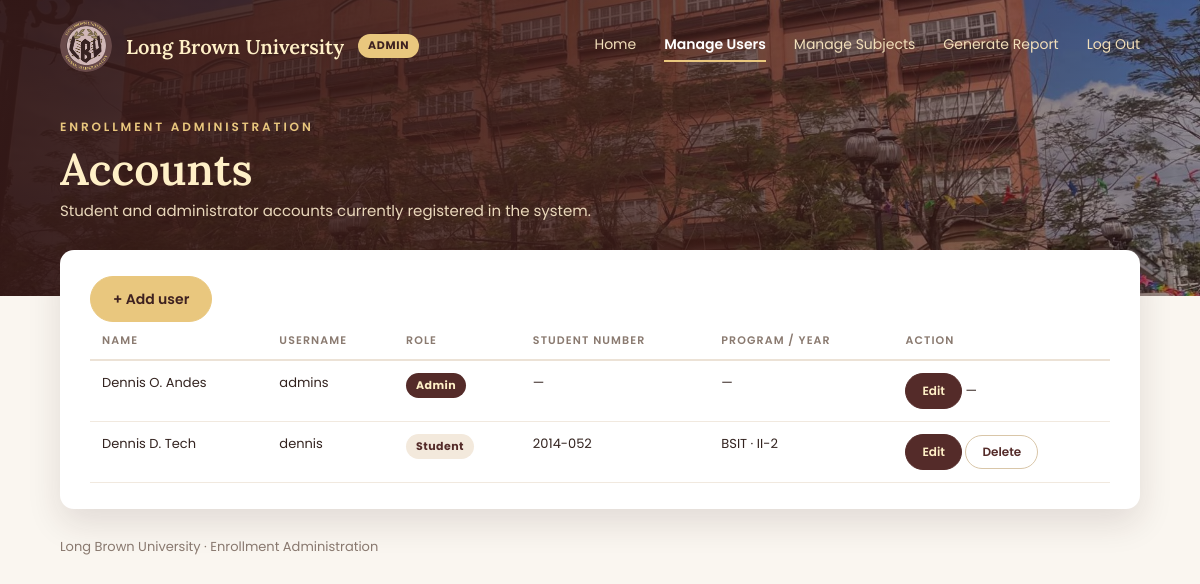
/Admin/userreg.php (signed in), run on the app's committed database.
### tables this page shows
CREATE TABLE IF NOT EXISTS `usertbl` (
  `ID` int(11) NOT NULL AUTO_INCREMENT,
  `username` varchar(11) NOT NULL,
  `password` varchar(11) NOT NULL,
  `fullname` varchar(20) NOT NULL,
  `user_type` varchar(11) NOT NULL,
  PRIMARY KEY (`ID`)
);

CREATE TABLE IF NOT EXISTS `studenttbl` (
  `ID` int(11) NOT NULL AUTO_INCREMENT,
  `accountID` varchar(11) NOT NULL,
  `studnum` varchar(11) NOT NULL,
  `fname` varchar(100) NOT NULL,
  `minitial` varchar(100) NOT NULL,
  `lname` varchar(100) NOT NULL,
  `address` varchar(500) NOT NULL,
  `contact` varchar(14) NOT NULL,
  `emailaddress` varchar(14) NOT NULL,
  `birthdate` varchar(100) NOT NULL,
  `course` varchar(100) NOT NULL,
  `yearlvl` varchar(100) NOT NULL,
  `gender` varchar(11) NOT NULL,
  `fathername` varchar(100) NOT NULL,
  `mothername` varchar(100) NOT NULL,
  `guardianname` varchar(100) NOT NULL,
  `birthplace` varchar(100) NOT NULL,
  `civilstatus` varchar(100) NOT NULL,
  `elemschool` varchar(100) NOT NULL,
  `dategradelem` varchar(100) NOT NULL,
  `hsschool` varchar(100) NOT NULL,
  `datehsgrad` varchar(100) NOT NULL,
  `lastgrad` varchar(100) NOT NULL,
  `datelastgrad` varchar(100) NOT NULL,
  `addresslastgrad` varchar(100) NOT NULL,
  PRIMARY KEY (`ID`)
);

### Admin/userreg.php (the view, shortened to what this page needs)
<?php
include('includes/conn.php');
function userreg_escape($value) { return htmlspecialchars((string)$value, ENT_QUOTES, 'UTF-8'); }
$editError = '';
$users = mysqli_query($conn, 'SELECT u.ID, s.ID AS studID, u.username, u.fullname, u.user_type, s.studnum, s.course, s.yearlvl FROM usertbl u LEFT JOIN studenttbl s ON s.accountID = u.ID ORDER BY u.ID');
?>
<!doctype html>
<html lang="en">
<head>
	<link href="style.css?v=20261127" rel="stylesheet" type="text/css" />
</head>
<body class="lbu">
	<header class="lbu-hero">
		<div class="lbu-bar">
			<a class="lbu-logo" href="adminindex.php" aria-label="Long Brown University home"><img src="../logo.png" alt="Long Brown University crest"><span>Long Brown University</span><span class="lbu-tag">Admin</span></a>
			<nav class="lbu-nav" aria-label="Administration navigation"><?php include('includes/menu1.php'); ?></nav>
		</div>
		<div class="lbu-pagehead">
			<p class="lbu-eyebrow">Enrollment administration</p>
			<h1>Accounts</h1>
			<p>Student and administrator accounts currently registered in the system.</p>
		</div>
	</header>
	<main class="lbu-panel">
<details class="lbu-add-panel"<?php echo ($_SERVER['REQUEST_METHOD'] === 'POST' && isset($_POST['add_user']) && $editError !== '') ? ' open' : ''; ?>><summary class="lbu-btn lbu-btn--gold">+ Add user</summary>
</details>
<div class="lbu-table-wrap"><table class="lbu-table"><thead><tr><th>Name</th><th>Username</th><th>Role</th><th>Student number</th><th>Program / year</th><th>Action</th></tr></thead><tbody>
<?php if ($users) { while ($user = mysqli_fetch_assoc($users)) { ?><tr><td><?php echo userreg_escape($user['fullname']); ?></td><td><?php echo userreg_escape($user['username']); ?></td><td><span class="lbu-badge<?php echo $user['user_type'] === 'admin' ? ' lbu-badge--dark' : ''; ?>"><?php echo userreg_escape(ucfirst($user['user_type'])); ?></span></td><td><?php echo userreg_escape($user['studnum'] ?: '—'); ?></td><td><?php echo userreg_escape($user['course'] ? strtoupper($user['course']).' · '.$user['yearlvl'] : '—'); ?></td><td style="white-space:nowrap"><a class="lbu-btn lbu-btn--sm" href="userreg.php?edit=<?php echo (int)$user['ID']; ?>">Edit</a> <?php if ($user['studID']) { ?><form class="lbu-inline" method="post" action="deletecurruser.php" onsubmit="return confirm('Delete this student account and their enrollment requests?');"><input type="hidden" name="accid" value="<?php echo (int)$user['studID']; ?>" /><button class="lbu-btn lbu-btn--sm lbu-btn--ghost" type="submit">Delete</button></form><?php } else { echo '—'; } ?></td></tr><?php } } ?></tbody></table></div></main>
	<footer class="lbu-footer"><p>Long Brown University · Enrollment Administration</p></footer>
</body>
</html>

### Admin/style.css (style rules this page uses)
:root { --lbu-maroon:#542b29;--lbu-maroon-dk:#3e2120;--lbu-cream:#fff0c7;--lbu-cream-2:#ead8bb; --lbu-gold:#e9c77e;--lbu-gold-dk:#a07a3c;--lbu-page:#faf6f0;--lbu-line:#ece2d6; --lbu-ink:#33231f;--lbu-muted:#8a7a70;--lbu-hero-img:url(../images/campus/hero-main-building.jpg); }
body.lbu { margin:0;background:var(--lbu-page);color:var(--lbu-ink);font:14px/1.55 Poppins,Arial,sans-serif; }
.lbu h1,.lbu h2,.lbu h3 { font-family:Lora,Georgia,serif;font-weight:600; }
.lbu-hero { position:relative;isolation:isolate;background:var(--lbu-hero-img) center 40%/cover no-repeat;color:var(--lbu-cream); }
.lbu-hero::before { content:"";position:absolute;inset:0;z-index:-1; background:linear-gradient(90deg,rgba(52,24,22,.95) 0%,rgba(62,30,27,.82) 50%,rgba(62,30,27,.45) 100%); }
.lbu-bar { display:flex;align-items:center;justify-content:space-between;gap:20px;padding:20px 60px; }
.lbu-logo { display:flex;align-items:center;gap:14px;color:var(--lbu-cream);text-decoration:none;font-family:Lora,serif;font-size:20px;font-weight:600; }
.lbu-logo img { width:52px;height:52px;border-radius:50%;object-fit:cover; }
.lbu-tag { font-family:Poppins,sans-serif;font-size:11px;font-weight:700;letter-spacing:.06em;text-transform:uppercase; background:var(--lbu-gold);color:var(--lbu-maroon-dk);border-radius:20px;padding:3px 10px; }
.lbu-pagehead { padding:26px 60px 74px;max-width:900px; }
.lbu-eyebrow { margin:0;color:var(--lbu-gold);font-size:12px;font-weight:600;letter-spacing:.24em;text-transform:uppercase; }
.lbu-pagehead h1 { margin:8px 0 6px;font-size:44px;line-height:1.1;color:var(--lbu-cream); }
.lbu-pagehead p:not(.lbu-eyebrow) { margin:0;color:var(--lbu-cream-2);font-size:15px; }
.lbu-panel { position:relative;box-sizing:border-box;margin:-46px 60px 0;padding:26px 30px; background:#fff;border-radius:14px;box-shadow:0 14px 34px rgba(48,25,22,.12); }
.lbu-footer { margin:28px 60px 32px;color:var(--lbu-muted);font-size:13px; }
.lbu-btn { display:inline-flex;align-items:center;justify-content:center;min-height:44px;padding:0 22px;border:1px solid var(--lbu-maroon); border-radius:40px;background:var(--lbu-maroon);color:var(--lbu-cream)!important;font:600 14px Poppins,sans-serif;text-decoration:none!important;cursor:pointer; }
.lbu-btn--gold { background:var(--lbu-gold);border-color:var(--lbu-gold);color:var(--lbu-maroon-dk)!important; }
.lbu-btn--ghost { background:#fff;border-color:#d9c6a8;color:var(--lbu-maroon)!important; }
.lbu-table-wrap { width:100%;overflow-x:auto; }
.lbu-table { width:100%;min-width:640px;border-collapse:collapse;font-size:13px; }
.lbu-table th { padding:10px 12px;border-bottom:2px solid var(--lbu-line);text-align:left;font-size:11px;font-weight:600; letter-spacing:.1em;text-transform:uppercase;color:var(--lbu-muted);background:none; }
.lbu-table td { padding:12px;border-bottom:1px solid #f1e9df;vertical-align:top; }
.lbu-badge { display:inline-block;padding:4px 10px;border-radius:20px;font-size:11px;font-weight:700;letter-spacing:.04em;background:#f3e9dc;color:var(--lbu-maroon); }
.lbu-badge--dark { background:var(--lbu-maroon);color:var(--lbu-cream); }
.lbu-btn--sm { min-height:34px;padding:0 16px;font-size:12px; }
.lbu-inline { display:inline; }

### data on the page
usertbl: fullname "Dennis O. Andes", username "admins", user_type "Admin", studnum "—", yearlvl "—"
usertbl: fullname "Dennis D. Tech", username "dennis", user_type "Student", studenttbl.studnum "2014-052", studenttbl.course+yearlvl "BSIT · II-2"
